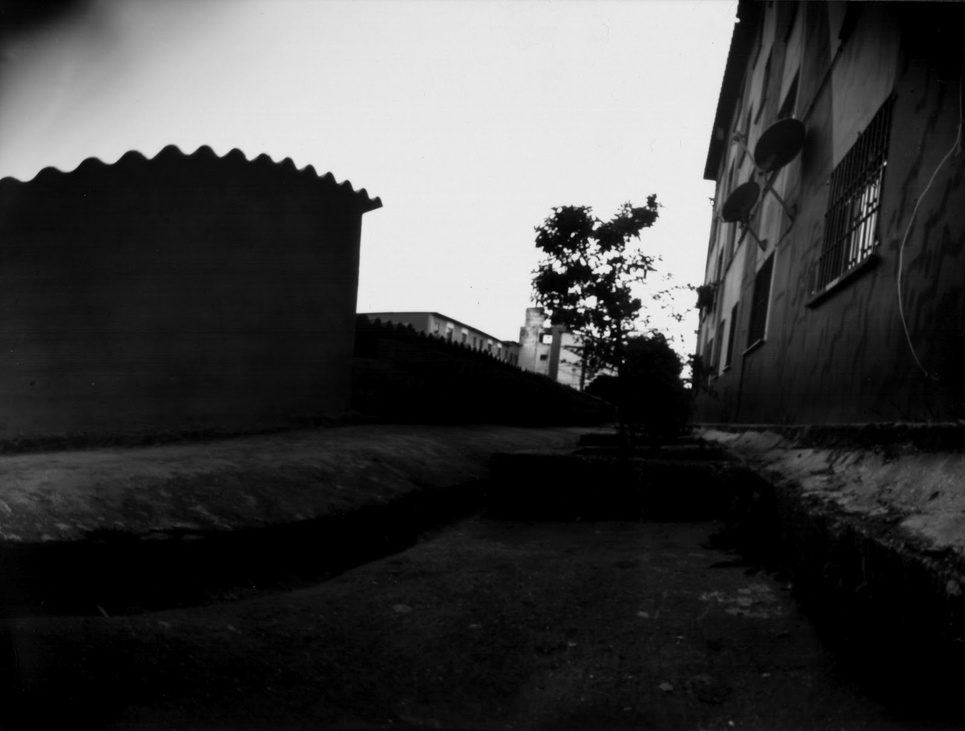
//> input picture aula2/dados/img2.jpg, 965 x 731 px, shrunk from 1600 x 1212 before the run
$ ./main ../../dados/img2.jpg   (built with g++ and OpenCV 4)
//> lines starting //> are read from the running program, lines starting //| are printed output that depends on the picture; after the words box and inside, x2 and y2 are one past the last pixel; in counts of white or black regions, pixels touching at a corner belong together
//> further down, image is the input picture: 731 rows x 965 cols, CV_8UC3; min 0, max 240, mean 65.6
/*
 * Exercício 1: Implemente, para uma imagem colorida e em níveis de Cinza, o
 * Zoom in e o Zoom out (aproximar/afastar).
 * Para o aumento e diminuição da imagem:
 *
 * - Implementação 1: Para cada pixel da imagem original transforme-o em 4 pixel
 *   da imagem aumentada e vice e versa (verifique o efeito desta transformação
 *   na imagem).
 *
 * - Implementação 2: Utilize a média entre os pixeis para aumentar a imagem
 *   (Zoom linear verifique o efeito desta transformação na imagem) 09/10/2017
 */

#include <iostream>
#include <opencv2/opencv.hpp>

using namespace cv;

/*
 * Amplia uma imagem em 4x (zoom in simples).
 *
 * Transforma cada pixel na imagem original em 4 pixels na imagem ampliada.
 *
 * Ex:
 *
 *                                 Com Zoom In
 *                          -------------------------
 *    Original              | 135 | 135 | 148 | 148 |
 * -------------            -------------------------
 * | 135 | 148 |            | 135 | 135 | 148 | 148 |
 * -------------     ->     -------------------------
 * | 186 | 155 |            | 186 | 186 | 155 | 155 |
 * -------------            -------------------------
 *           4x4            | 186 | 186 | 155 | 155 |
 *                          -------------------------
 *                                                8x8
 */
Mat applyZoomIn(Mat &img) {
  Mat result;

  result.create(img.size().width * 2, img.size().height * 2, img.type());

  for (int row = 0; row < img.size().height; row++) {
    // y é o indice da linha na nova imagem.
    int y = 2 * row;

    for (int col = 0; col < img.size().width; col++) {
      // x é o indice da coluna na nova imagem.
      int x = 2 * col;

      Vec3b val = img.at<Vec3b>(row, col);

      result.at<Vec3b>(y, x) = val;
      result.at<Vec3b>(y + 1, x) = val;
      result.at<Vec3b>(y, x + 1) = val;
      result.at<Vec3b>(y + 1, x + 1) = val;
    }
  }
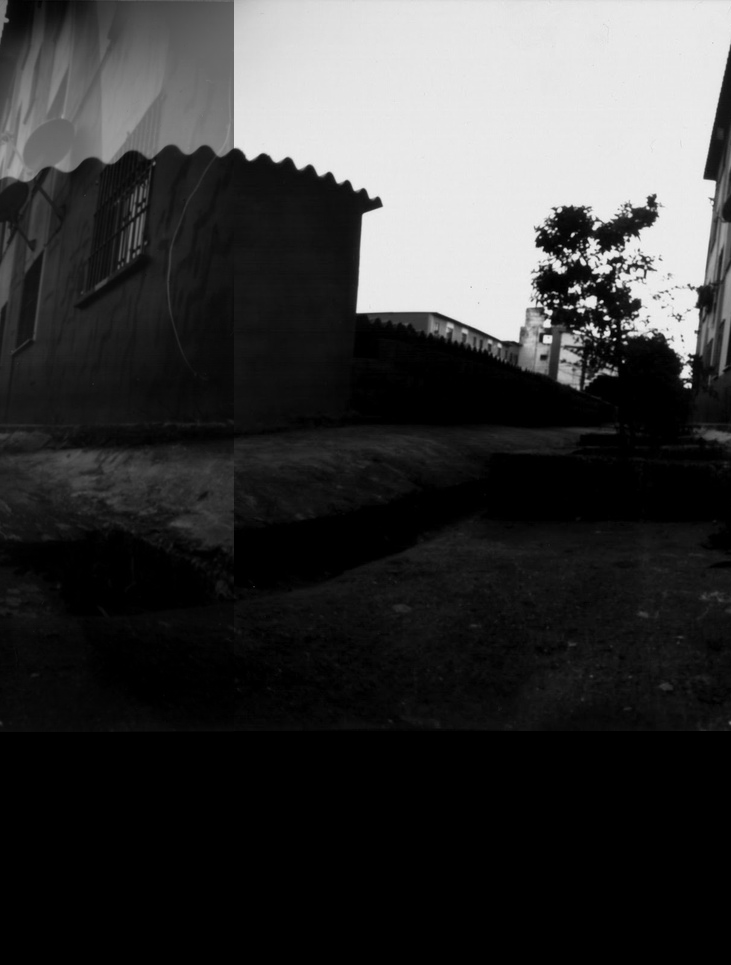
//> result: 1930 rows x 1462 cols, CV_8UC3 (shown at 1/2 size); min 0, max 240, mean 56.5

  return result;
}

/*
 * Realiza a decimação da imagem em 4x (zoom out).
 *
 * A cada 2x2 pixels na imagem original, somente o primeiro é copiado para a
 * imagem reduzida, os outros pixels são descartados.
 *
 * Ex:
 *
 *          Original
 * -------------------------
 * | 135 | 122 | 175 | 132 |          Com Zoom Out
 * -------------------------          -------------
 * | 155 | 145 | 179 | 163 |          | 135 | 175 |
 * -------------------------    ->    -------------
 * | 154 | 122 | 165 | 188 |          | 154 | 165 |
 * -------------------------          -------------
 * | 165 | 112 | 198 | 158 |                    4x4
 * -------------------------
 *                       8x8
 *
 */
Mat applyZoomOut(Mat &img) {
  Mat result;

  result.create(img.size().width / 2, img.size().height / 2, img.type());

  for (int row = 0; row < result.size().height; row++) {
    int y = 2 * row;

    for (int col = 0; col < result.size().width; col++) {

      int x = 2 * col;

      result.at<Vec3b>(row, col) = img.at<Vec3b>(y, x);
    }
  }
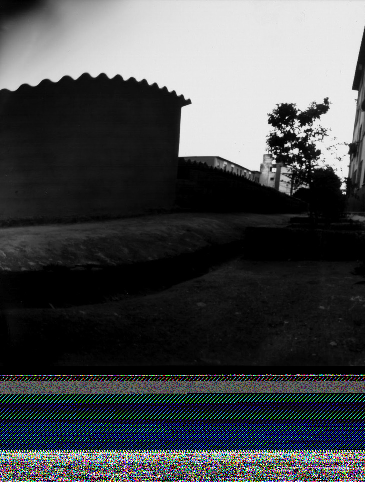
//> result: 482 rows x 365 cols, CV_8UC3; mean B, G, R 76.1, 73.9, 71.6

  return result;
}

/*
 * Amplia uma imagem em 4x com interpolação linear.
 *
 * O zoom é aplicado em 4 etapas.
 *  1- Calcula-se o valor do novo pixel na horizontal com base na média dos dos
 *     pixels vizinhos, com exceção dos pixels na borda direita.
 *     pixel(row, col + 1) = (pixel(row, col) + pixel(row, col + 2))/2
 *
 *  2- Calcula-se o valor do novo pixel entre duas colunas já existentes, com
 *     exceção dos pixels na borda inferior.
 *     pixel(row + 1, col) = (pixel(row, col) + pixel(row + 2, col))/2
 *
 *  3- Clona-se o valor dos pixels na borda direita.
 *
 *  4- Clona-se o valor dos pixels na borda inferior.
 */
Mat applyZoomInLinear(Mat &img) {
  Mat result;

  int width = img.size().width;
//> width = 965
  int height = img.size().height;
//> height = 731

  result.create(height * 2, width * 2, img.type());

  // Calcula o valor interpolado dos novos pixels na horizontal.
  for (int row = 0; row < height; row++) {
    int y = 2 * row;

    for (int col = 0; col < width - 1; col++) {
      int x = 2 * col;

      Vec3b pixel = img.at<Vec3b>(row, col);
      Vec3b nextPixel = img.at<Vec3b>(row, col + 1);
      Vec3b meanPixel = pixel / 2 + nextPixel / 2;

      result.at<Vec3b>(y, x) = pixel;
      result.at<Vec3b>(y, x + 1) = meanPixel;
    }
  }
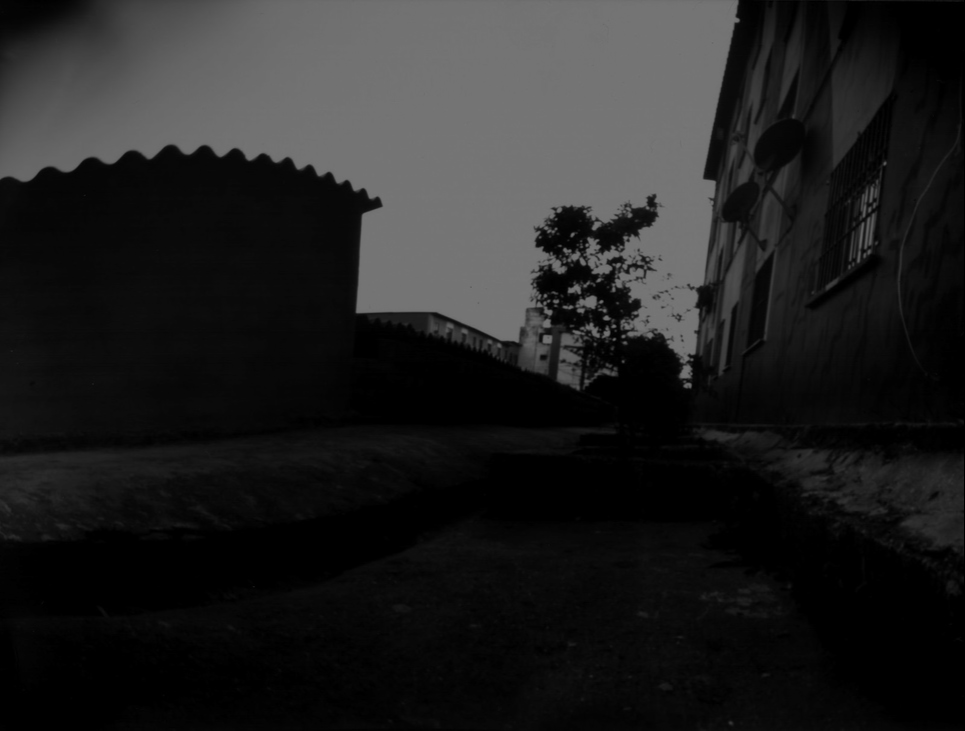
//> result: 1462 rows x 1930 cols, CV_8UC3 (shown at 1/2 size); min 0, max 240, mean 32.8

  // Calcula o valor interpolado dos novos pixels na vertical.
  for (int row = 0; row < 2 * height - 2; row += 2) {

    for (int col = 0; col < 2 * width; col++) {

      Vec3b pixel = result.at<Vec3b>(row, col);
      Vec3b nextPixel = result.at<Vec3b>(row + 2, col);
      Vec3b meanPixel = pixel / 2 + nextPixel / 2;

      result.at<Vec3b>(row + 1, col) = meanPixel;
    }
  }

  // Clona os pixels na borda vertical direita.
  for (int row = 0; row < height; row++) {
    int y = 2 * row;
    Vec3b pixel = img.at<Vec3b>(row, width - 1);

    result.at<Vec3b>(y, 2 * width - 1) = pixel;
    result.at<Vec3b>(y, 2 * width - 2) = pixel;
  }
//> this loop made 731 passes
//> pixel on passes 1 to 3: [31, 31, 31], [28, 28, 28], [0, 0, 0]
//> result: 1462 rows x 1930 cols, CV_8UC3; min 0, max 240, mean 65.5

  // Clona os pixels na borda horizontal direita.
  for (int col = 0; col < 2 * width; col++) {

    Vec3b pixel = result.at<Vec3b>(height * 2 - 2, col);
    result.at<Vec3b>(height * 2 - 1, col) = pixel;
  }
//> this loop made 1930 passes
//> pixel on passes 1 to 3: [4, 4, 4], [4, 4, 4], [4, 4, 4]
//> result: 1462 rows x 1930 cols, CV_8UC3; min 0, max 240, mean 65.5

  return result;
}

int main(int argc, char** argv) {

// Lê a imagem.
  if (argc != 2) {
    std::cout << "Informe o caminho da imagem" << std::endl;
    return -1;
  }

  Mat image;
  image = imread(argv[1], IMREAD_COLOR);

  if (!image.data) {
    std::cout << "Imagem invalida" << std::endl;
    return -1;
  }

// Aplica zoom in e out.
  Mat zoomIn = applyZoomIn(image);

  Mat zoomOut = applyZoomOut(image);

  Mat zoomInLinear = applyZoomInLinear(image);

// Apresenta a imagem original, ampliada e a reduzida.
  namedWindow("Imagem Original", WINDOW_AUTOSIZE);
  imshow("Imagem Original", image);

  namedWindow("ZoomIn", WINDOW_AUTOSIZE);
  imshow("ZoomIn", zoomIn);
  imwrite("zoomin.jpg", zoomIn);

  namedWindow("ZoomOut", WINDOW_AUTOSIZE);
  imshow("ZoomOut", zoomOut);

  namedWindow("ZoomIn Linear", WINDOW_AUTOSIZE);
  imshow("ZoomIn Linear", zoomInLinear);
  imwrite("zoominlinear.jpg", zoomInLinear);

  waitKey(0);

  return 0;
}

$ run again, on aula2/dados/img6.jpg
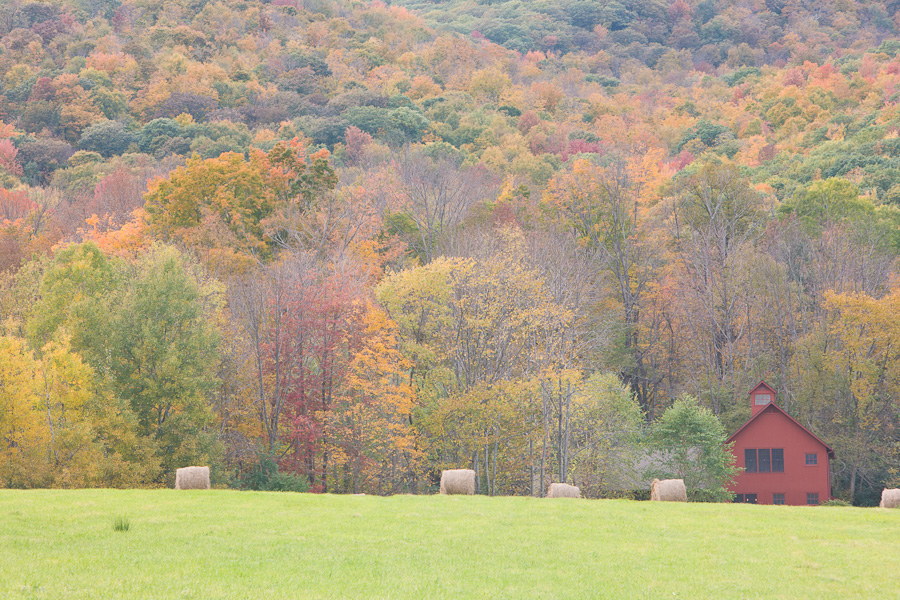
//> input picture aula2/dados/img6.jpg, 900 x 600 px
//> image is the input picture: 600 rows x 900 cols, CV_8UC3; mean B, G, R 128.7, 160.1, 171.3
//> the loop in applyZoomInLinear, `for (int row = 0; row < height; row++)` made 600 passes
//> pixel on passes 1 to 3: [138, 119, 111], [152, 126, 119], [147, 117, 106]
//> after the loop in applyZoomInLinear, `for (int row = 0; row < height; row++)`:
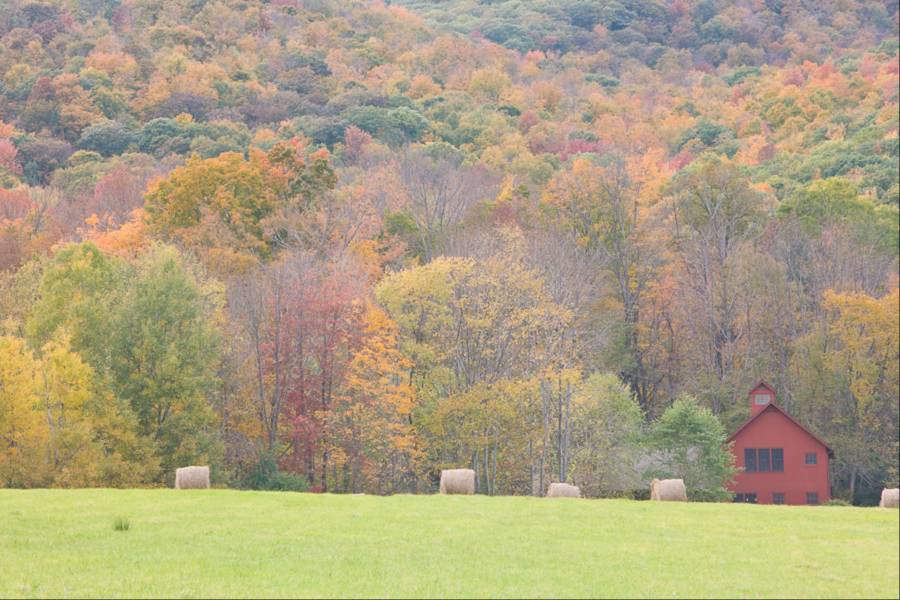
//> result: 1200 rows x 1800 cols, CV_8UC3 (shown at 1/2 size); mean B, G, R 128.5, 159.8, 171
//> the loop in applyZoomInLinear, `for (int col = 0; col < 2 * width; col++)` made 1800 passes
//> pixel on passes 1 to 3: [105, 210, 199], [112, 210, 200], [121, 210, 200]
//> after the loop in applyZoomInLinear, `for (int col = 0; col < 2 * width; col++)`:
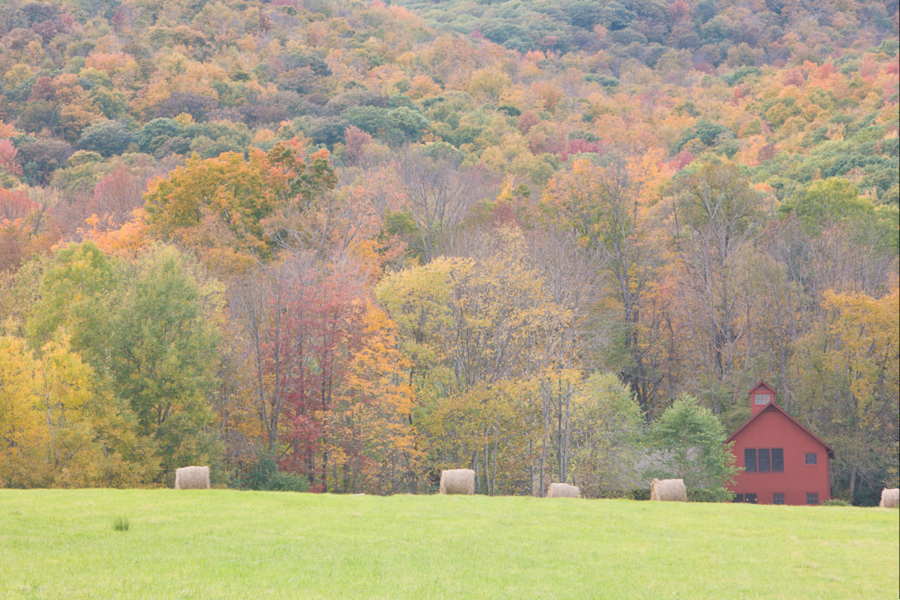
//> result: 1200 rows x 1800 cols, CV_8UC3 (shown at 1/2 size); 0.08% of pixels changed, all inside (x1, y1, x2, y2) = (0, 1199, 1800, 1200)
